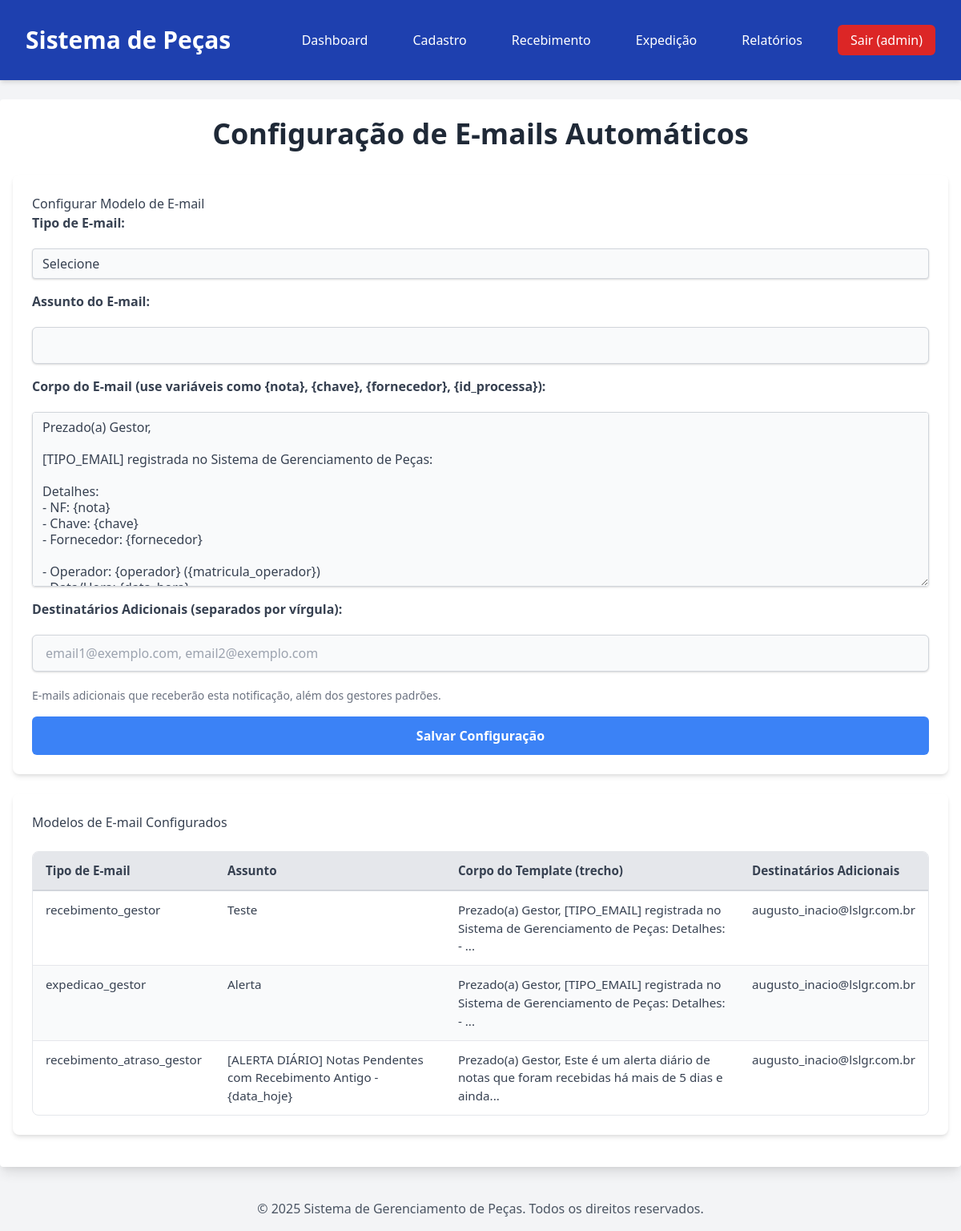
/cadastro/emails (signed in), run on the app's committed database.
### modules/auth/models.py (models this page shows, shortened)
class User(db.Model, UserMixin):
    __tablename__ = 'Usuarios' # Define o nome da tabela no BD
    id = db.Column(db.Integer, primary_key=True)
    nome_completo = db.Column(db.String(255), nullable=False)
    matricula = db.Column(db.String(50), unique=True, nullable=False)
    turno = db.Column(db.String(20), nullable=False)
    numero_cracha = db.Column(db.String(50))
    tipo_usuario = db.Column(db.Enum('Gestor', 'LSL', 'DLI', 'PQM'), nullable=False)
    data_cadastro = db.Column(db.DateTime, default=db.func.current_timestamp())
    email = db.Column(db.String(255), unique=True, nullable=False)
    senha_hash = db.Column(db.String(255), nullable=False)

### modules/core/models.py (models this page shows, shortened)
class ConfiguracaoEmail(db.Model):
    __tablename__ = 'ConfiguracoesEmails'
    id = db.Column(db.Integer, primary_key=True)
    tipo_email = db.Column(db.String(50), unique=True, nullable=False)
    assunto = db.Column(db.String(255), nullable=False)
    corpo_template = db.Column(db.Text, nullable=False)
    destinatarios_adicionais = db.Column(db.Text, nullable=True) # <<< NOVA COLUNA: Lista de e-mails separados por vírgula

### modules/cadastro/routes.py (the view, shortened to what this page needs)
@cadastro.route('/cadastro/emails', methods=['GET', 'POST'])
@login_required
def configuracao_emails():
    if not has_permission(current_user, ['Gestor', 'LSL']):
        flash('Você não tem permissão para acessar esta página.', 'danger')
        return redirect(url_for('home'))
    configs = ConfiguracaoEmail.query.all()
    return render_template('cadastro/configuracao_emails.html', configs=configs)

### modules/auth/models.py (called while the page is built)
@login_manager.user_loader
def load_user(user_id):
    return User.query.get(int(user_id))

### modules/cadastro/routes.py (called while the page is built)
def has_permission(user, allowed_roles):
    return user.is_authenticated and user.tipo_usuario in allowed_roles

### templates/cadastro/configuracao_emails.html (shortened to what this page needs)
{% extends 'base.html' %}
{% block content %}
<div class="page-header">
    <h1>Configuração de E-mails Automáticos</h1>
</div>
<div class="section">
    <h2>Configurar Modelo de E-mail</h2>
    <form method="POST">
        <label for="tipo_email">Tipo de E-mail:</label>
        <select id="tipo_email" name="tipo_email" class="shadow appearance-none border rounded w-full py-2 px-3 text-gray-700 leading-tight focus:outline-none focus:shadow-outline" required>
            <option value="">Selecione</option>
        </select>
        <label for="assunto">Assunto do E-mail:</label>
        <input type="text" id="assunto" name="assunto" class="shadow appearance-none border rounded w-full py-2 px-3 text-gray-700 leading-tight focus:outline-none focus:shadow-outline" required>
        <label for="corpo_template">Corpo do E-mail (use variáveis como {nota}, {chave}, {fornecedor}, {id_processa}):</label>
        <textarea id="corpo_template" name="corpo_template" rows="10" class="shadow appearance-none border rounded w-full py-2 px-3 text-gray-700 leading-tight focus:outline-none focus:shadow-outline" required>
Prezado(a) Gestor,
[TIPO_EMAIL] registrada no Sistema de Gerenciamento de Peças:
Detalhes:
- NF: {nota}
- Chave: {chave}
- Fornecedor: {fornecedor}
- Operador: {operador} ({matricula_operador})
- Data/Hora: {data_hora}
Att.,
Sistema de Gerenciamento de Peças
        </textarea>
        <label for="destinatarios_adicionais">Destinatários Adicionais (separados por vírgula):</label>
        <input type="text" id="destinatarios_adicionais" name="destinatarios_adicionais" class="shadow appearance-none border rounded w-full py-2 px-3 text-gray-700 leading-tight focus:outline-none focus:shadow-outline" placeholder="email1@exemplo.com, email2@exemplo.com">
        <p class="text-sm text-gray-500 mt-1">E-mails adicionais que receberão esta notificação, além dos gestores padrões.</p>
        <button type="submit" class="bg-blue-500 hover:bg-blue-700 text-white font-bold py-2 px-4 rounded focus:outline-none focus:shadow-outline">Salvar Configuração</button>
    </form>
</div>
<div class="section email-config-list">
    <h2>Modelos de E-mail Configurados</h2>
    <table>
        <thead>
            <tr>
                <th>Tipo de E-mail</th>
                <th>Assunto</th>
                <th>Corpo do Template (trecho)</th>
                <th>Destinatários Adicionais</th>
            </tr>
        </thead>
        <tbody>
            {% for config in configs %}
            <tr>
                <td>{{ config.tipo_email }}</td>
                <td>{{ config.assunto }}</td>
                <td>{{ config.corpo_template[:100] }}...</td>
                <td>{{ config.destinatarios_adicionais or 'Nenhum' }}</td>
            </tr>
            {% else %}
            <tr>
                <td colspan="4">Nenhuma configuração de e-mail cadastrada ainda.</td>
            </tr>
            {% endfor %}
        </tbody>
    </table>
</div>
{% endblock %}

### templates/base.html (shortened to what this page needs)
<!DOCTYPE html>
<html lang="pt-BR">
<head>
    <link href="https://cdnjs.cloudflare.com/ajax/libs/tailwindcss/2.2.19/tailwind.min.css" rel="stylesheet">
    <link rel="stylesheet" href="{{ url_for('static', filename='css/style.css') }}">
</head>
<body class="bg-gray-100 font-sans leading-normal tracking-normal">
    <header class="bg-blue-800 text-white p-4 shadow-md">
        <div class="container mx-auto flex justify-between items-center">
            <h1 class="text-3xl font-bold">
                <a href="{{ url_for('home') }}" class="text-white no-underline hover:text-blue-200">Sistema de Peças</a>
            </h1>
            <nav>
                <ul class="flex space-x-4 items-center">
                    {% if current_user.is_authenticated %}
                        <li><a href="{{ url_for('home') }}" class="hover:bg-blue-700">Dashboard</a></li>
                        {% if current_user.tipo_usuario in ['Gestor', 'LSL'] %}
                        <li class="relative group">
                            <a href="#" class="hover:bg-blue-700">Cadastro</a>
                        </li>
                        {% endif %}
                        <li><a href="{{ url_for('recebimento.recebimento_pecas') }}" class="hover:bg-blue-700">Recebimento</a></li>
                        <li><a href="{{ url_for('expedicao.expedicao_pecas') }}" class="hover:bg-blue-700">Expedição</a></li>
                        <li><a href="{{ url_for('relatorios.relatorios_geral') }}" class="hover:bg-blue-700">Relatórios</a></li>
                        <li><a href="{{ url_for('auth.logout') }}" class="bg-red-600 hover:bg-red-700 px-4 py-2 rounded-md transition-colors duration-200">Sair ({{ current_user.matricula }})</a></li>
                    {% endif %}
                </ul>
            </nav>
        </div>
    </header>
    <main class="container mx-auto mt-6 p-4 bg-white rounded shadow-lg min-h-screen">
        {% block content %}{% endblock %}
    </main>
    <footer class="text-center p-4 mt-6 text-gray-600">
        &copy; {{ current_year }} Sistema de Gerenciamento de Peças. Todos os direitos reservados.
    </footer>
</body>
</html>

### static/css/style.css (style rules this page uses)
body { font-family: 'Inter', sans-serif; -webkit-font-smoothing: antialiased; -moz-osx-font-smoothing: grayscale; color: #374151; }
.container { max-width: 1200px; margin-left: auto; margin-right: auto; padding-left: 1rem; padding-right: 1rem; }
header .container { display: flex; justify-content: space-between; align-items: center; padding-top: 1rem; padding-bottom: 1rem; }
header h1 a { text-decoration: none; }
header nav ul { list-style: none; padding: 0; margin: 0; display: flex; gap: 1rem; align-items: center; }
header nav a { color: white; text-decoration: none; padding: 0.5rem 0.75rem; border-radius: 0.375rem; transition: background-color 0.2s ease-in-out; white-space: nowrap; }
.section { background-color: #ffffff; padding: 1.5rem; border-radius: 0.5rem; box-shadow: 0 4px 6px -1px rgba(0, 0, 0, 0.1), 0 2px 4px -1px rgba(0, 0, 0, 0.06); margin-bottom: 1.5rem; }
.page-header h1 { font-size: 2.25rem; font-weight: 700; color: #1f2937; margin-bottom: 1.5rem; text-align: center; }
form { display: grid; gap: 1rem; }
form label { display: block; font-weight: 600; color: #374151; margin-bottom: 0.25rem; }
form input[type="text"], form input[type="email"], form input[type="password"], form input[type="date"], form select, form textarea { width: 100%; padding: 0.75rem 1rem; border: 1px solid #d1d5db; border-radius: 0.375rem; background-color: #f9fafb; color: #1f2937; font-size: 1rem; transition: all 0.2s ease-in-out; }
button[type="submit"], .btn { display: inline-flex; justify-content: center; align-items: center; padding: 0.75rem 1.5rem; font-size: 1rem; font-weight: 600; border-radius: 0.375rem; transition: background-color 0.2s ease-in-out, transform 0.1s ease-in-out; cursor: pointer; border: none; text-decoration: none; }
.bg-blue-500 { background-color: #3b82f6; color: white; }
table { width: 100%; border-collapse: separate; border-spacing: 0; margin-top: 1.5rem; font-size: 0.95rem; border: 1px solid #e5e7eb; border-radius: 0.5rem; overflow: hidden; }
table thead th { background-color: #e5e7eb; color: #374151; padding: 0.75rem 1rem; text-align: left; font-weight: 600; border-bottom: 2px solid #d1d5db; }
table tbody tr:nth-child(even) { background-color: #f9fafb; }
table tbody td { padding: 0.75rem 1rem; border-bottom: 1px solid #e5e7eb; vertical-align: top; }
table tbody tr:last-child td { border-bottom: none; }

### data on the page
User: matricula "admin"
ConfiguracaoEmail: tipo_email "recebimento_gestor", assunto "Teste", corpo_template "Prezado(a) Gestor, [TIPO_EMAIL] registrada no Sistema de Gerenciamento de Peças: Detalhes: -", destinatarios_adicionais "augusto_inacio@lslgr.com.br"
ConfiguracaoEmail: tipo_email "expedicao_gestor", assunto "Alerta", corpo_template "Prezado(a) Gestor, [TIPO_EMAIL] registrada no Sistema de Gerenciamento de Peças: Detalhes: -", destinatarios_adicionais "augusto_inacio@lslgr.com.br"
ConfiguracaoEmail: tipo_email "recebimento_atraso_gestor", assunto "[ALERTA DIÁRIO] Notas Pendentes com Recebimento Antigo - {data_hoje}", corpo_template "Prezado(a) Gestor, Este é um alerta diário de notas que foram recebidas há mais de 5 dias e ainda", destinatarios_adicionais "augusto_inacio@lslgr.com.br"
